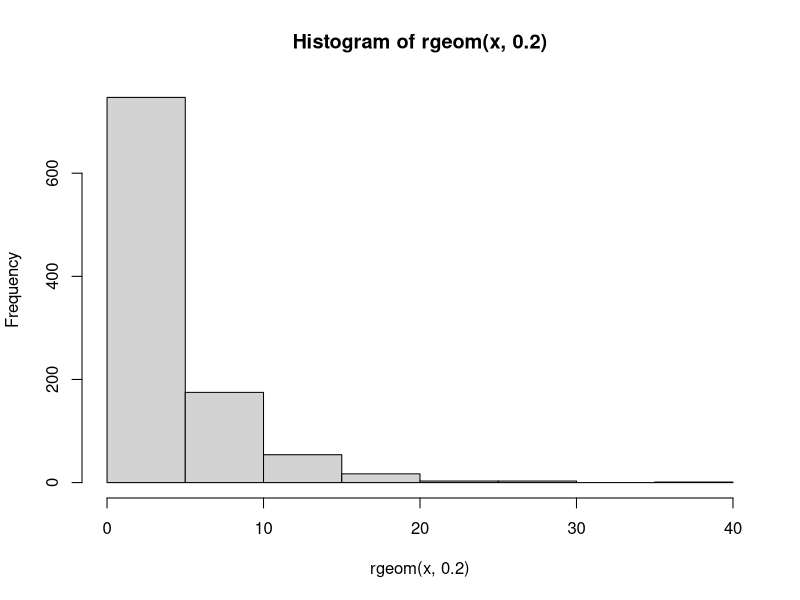

The R source for this figure:
#a
p = 0.2
x = 3
dgeom(x, p)

#b
data = 10000
mean(rgeom(data, p)==x)

#c
#hasil tidak terpaut jauh

#d
x = 1000
hist(rgeom(x, 0.2))

#e
paste("nilai rataan adalah", 1/p)
paste("varian adalah", (1-p)/p^2)
